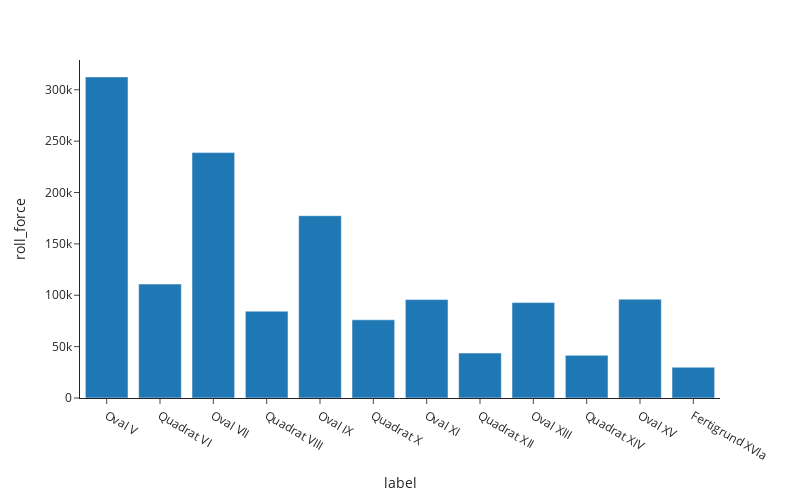

Notebook code for this chart:
### Markdown cell above
Im Folgenden werden die Walzkräfte als Balkendiagramm dargestellt. Auch hier können Sie die angezeigten Werte ändern, indem Sie den Text hinter `y=` ändern.

### Code cell
fig = px.bar(df_roll_passes, x="label", y="roll_force")
fig.update_layout(width=800, height=500)
fig.show()

### Figure 1 — Plotly figure (JSON) as saved in the notebook; plotly's stock layout.template omitted (floating-point values rounded to 4 significant figures)
{"data": [{"alignmentgroup": "True", "hovertemplate": "label=%{x}<br>roll_force=%{y}<extra></extra>", "legendgroup": "", "marker": {"color": "#1F77B4", "pattern": {"shape": ""}}, "name": "", "offsetgroup": "", "orientation": "v", "showlegend": false, "textposition": "auto", "type": "bar", "x": ["Oval V", "Quadrat VI", "Oval VII", "Quadrat VIII", "Oval IX", "Quadrat X", "Oval XI", "Quadrat XII", "Oval XIII", "Quadrat XIV", "Oval XV", "Fertigrund XVIa"], "xaxis": "x", "y": [312600.0, 110900.0, 238900.0, 84490.0, 177500.0, 76120.0, 95800.0, 43770.0, 92840.0, 41560.0, 96180.0, 29970.0], "yaxis": "y"}], "layout": {"barmode": "relative", "height": 500, "legend": {"tracegroupgap": 0}, "margin": {"t": 60}, "width": 800, "xaxis": {"anchor": "y", "domain": [0, 1], "title": {"text": "label"}}, "yaxis": {"anchor": "x", "domain": [0, 1], "title": {"text": "roll_force"}}}}
